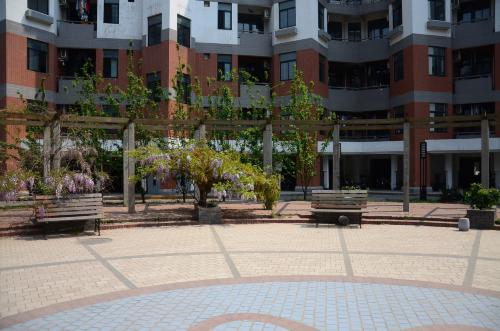
#> input picture Points Matching/imgs/01/kk1_medium05.jpg, 500 x 331 px; its folder holds 2 pictures in this run
$ python main.py   (older library calls are emulated)
#> lines starting #> are read from the running program, lines starting #| are printed output that depends on the picture; after the words box and inside, x2 and y2 are one past the last pixel; in counts of white or black regions, pixels touching at a corner belong together
### Points Matching/panorama.py
import numpy as np
from skimage.feature import ORB, match_descriptors
from skimage.color import rgb2gray
from skimage.transform import ProjectiveTransform, AffineTransform
from skimage.transform import warp
from skimage.filters import gaussian
from numpy.linalg import inv

DEFAULT_TRANSFORM = ProjectiveTransform


def find_orb(img, n_keypoints = 500):
    """Find keypoints and their descriptors in image.

    img ((W, H, 3)  np.ndarray) : 3-channel image
    n_keypoints (int) : number of keypoints to find

    Returns:
        (N, 2)  np.ndarray : keypoints
        (N, 256)  np.ndarray, type=np.bool  : descriptors
    """
    descriptor_extractor = ORB(n_keypoints = n_keypoints)

    descriptor_extractor.detect_and_extract(rgb2gray(img))
    keypoints = descriptor_extractor.keypoints
    descriptors = descriptor_extractor.descriptors

    return keypoints, descriptors


def center_and_normalize_points(points):
    """Center the image points, such that the new coordinate system has its
    origin at the centroid of the image points.

    Normalize the image points, such that the mean distance from the points
    to the origin of the coordinate system is sqrt(2).

    points ((N, 2) np.ndarray) : the coordinates of the image points

    Returns:
        (3, 3) np.ndarray : the transformation matrix to obtain the new points
        (N, 2) np.ndarray : the transformed image points
    """
    points = points.astype(np.float64)

    pointsh = np.row_stack([points.T, np.ones((points.shape[0]), )])

    C_x = np.mean(points[:, 0])
    C_y = np.mean(points[:, 1])

    N = np.mean(np.sqrt((points[:,0] - C_x)**2 +  (points[:,1] - C_y)**2))
    N = np.sqrt(2) / N

    M = np.array([
        [N, 0, -N*C_x],
        [0, N, -N*C_y],
        [0, 0, 1]
    ])

    transformed_points = np.dot(M, pointsh)
    return M, transformed_points


def find_homography(src_keypoints, dest_keypoints):
    """Estimate homography matrix from two sets of N (4+) corresponding points.

    src_keypoints ((N, 2) np.ndarray) : source coordinates
    dest_keypoints ((N, 2) np.ndarray) : destination coordinates

    Returns:
        ((3, 3) np.ndarray) : homography matrix
    """

    src_matrix, src = center_and_normalize_points(src_keypoints)
    dest_matrix, dest = center_and_normalize_points(dest_keypoints)
    a_x = np.concatenate([-src.T, np.zeros_like(src.T), src.T * dest[0][:, None]], axis = 1)
    a_y = np.concatenate([np.zeros_like(src.T), -src.T, src.T * dest[1][:, None]], axis = 1)

    A = []
    for i in range(a_x.shape[0]):
        A.extend([a_x[i], a_y[i]])
    A = np.row_stack(A)

    u, s, vh = np.linalg.svd(A, full_matrices = True)

    h = vh[-1, :].reshape((3,3))

    H = np.dot(np.dot(np.linalg.inv(dest_matrix), h), src_matrix)
    return H


def ransac_transform(src_keypoints, src_descriptors, dest_keypoints, dest_descriptors, max_trials = 500, residual_threshold = 1.9, return_matches=False):
    """Match keypoints of 2 images and find ProjectiveTransform using RANSAC algorithm.

    src_keypoints ((N, 2) np.ndarray) : source coordinates
    src_descriptors ((N, 256) np.ndarray) : source descriptors
    dest_keypoints ((N, 2) np.ndarray) : destination coordinates
    dest_descriptors ((N, 256) np.ndarray) : destination descriptors
    max_trials (int) : maximum number of iterations for random sample selection.
    residual_threshold (float) : maximum distance for a data point to be classified as an inlier.
    return_matches (bool) : if True function returns matches

    Returns:
        skimage.transform.ProjectiveTransform : transform of source image to destination image
        (Optional)(N, 2) np.ndarray : inliers' indexes of source and destination images
    """

    matches = match_descriptors(src_descriptors, dest_descriptors)

    best_inliers = np.zeros((0,))

    for i in range(max_trials):
        choise_idx = np.arange(matches.shape[0])
        np.random.shuffle(choise_idx)
        choise_idx = choise_idx[:4]

        H = find_homography(src_keypoints[matches[choise_idx, 0]], dest_keypoints[matches[choise_idx, 1]])
        transform = ProjectiveTransform(H)

        inliers_idx = np.nonzero(np.linalg.norm(dest_keypoints[matches[:, 1]] - transform(src_keypoints[matches[:, 0]]), axis=1) < residual_threshold)[0]
        if inliers_idx.shape[0] > best_inliers.shape[0]:
            best_inliers = np.copy(inliers_idx)

    H = find_homography(src_keypoints[matches[best_inliers, 0]], dest_keypoints[matches[best_inliers, 1]])
    transform = ProjectiveTransform(H)

    if return_matches:
        return transform, matches[best_inliers]

#     print(best_inliers.shape[0])
#     print()
    return transform

def find_simple_center_warps(forward_transforms):
    """Find transformations that transform each image to plane of the central image.

    forward_transforms (Tuple[N]) : - pairwise transformations

    Returns:
        Tuple[N + 1] : transformations to the plane of central image
    """
    image_count = len(forward_transforms) + 1
    center_index = (image_count - 1) // 2

    result = [None] * image_count
    result[center_index] = DEFAULT_TRANSFORM()

    for i in reversed(range(0, center_index)):
        result[i] = forward_transforms[i] + result[i + 1]

    for i in range(center_index + 1, image_count):
        result[i] = ProjectiveTransform(np.linalg.inv(forward_transforms[i - 1].params)) + result[i - 1]

    return tuple(result)


def get_corners(image_collection, center_warps):
    """Get corners' coordinates after transformation."""
    for img, transform in zip(image_collection, center_warps):
        height, width, _ = img.shape
        corners = np.array([[0, 0],
                            [height, 0],
                            [height, width],
                            [0, width]])

        yield transform(corners)[:, ::-1]


def get_min_max_coords(corners):
    """Get minimum and maximum coordinates of corners."""
    corners = np.concatenate(corners)
    return corners.min(axis=0), corners.max(axis=0)


def get_final_center_warps(image_collection, simple_center_warps):
    """Find final transformations.

        image_collection (Tuple[N]) : list of all images
        simple_center_warps (Tuple[N])  : transformations unadjusted for shift

        Returns:
            Tuple[N] : final transformations
            output_shape
        """

    corners = tuple(get_corners(image_collection, simple_center_warps))
    min_coords, max_coords = get_min_max_coords(corners)

    # shift to positive quarter
    final_warps = []
    for transform in simple_center_warps:
        final_warps.append(transform + AffineTransform(translation=-min_coords[::-1]))

    final_corners = tuple(get_corners(image_collection, final_warps))
    final_min, final_max = get_min_max_coords(final_corners)

    return tuple(final_warps), tuple((final_max - final_min)[::-1].astype(np.int32))

def rotate_transform_matrix(transform):
    """Rotate matrix so it can be applied to row:col coordinates."""
    matrix = transform.params[(1, 0, 2), :][:, (1, 0, 2)]
    return type(transform)(matrix)


def warp_image(image, transform, output_shape):
    """Apply transformation to an image and its mask

    image ((W, H, 3)  np.ndarray) : image for transformation
    transform (skimage.transform.ProjectiveTransform): transformation to apply
    output_shape (int, int) : shape of the final pano

    Returns:
        (W, H, 3)  np.ndarray : warped image
        (W, H)  np.ndarray : warped mask
    """
    # your code here
    mask = np.ones(image.shape[:2])
    rotated_transform_inv = rotate_transform_matrix(ProjectiveTransform(np.linalg.inv(transform.params)))

    warped_image = warp(image, rotated_transform_inv, mode='constant', output_shape = output_shape)
    warped_mask = warp(mask, rotated_transform_inv, mode='constant', output_shape = output_shape)

    return warped_image, warped_mask.astype(np.bool8)


def merge_pano(image_collection, final_center_warps, output_shape):
    """ Merge the whole panorama

    image_collection (Tuple[N]) : list of all images
    final_center_warps (Tuple[N])  : transformations
    output_shape (int, int) : shape of the final pano

    Returns:
        (output_shape) np.ndarray: final pano
    """
    result = np.zeros(output_shape + (3,))
    result_mask = np.zeros(output_shape, dtype=np.bool8)
    for i, img in enumerate(image_collection):
        warped_image, warped_mask = warp_image(img, final_center_warps[i], output_shape)

        not_intersection_mask = (warped_mask ^ result_mask)
        result += warped_image*not_intersection_mask[:, :, None]

        result_mask += not_intersection_mask

    return result


# [168 lines left out: functions get_gaussian_pyramid, get_laplacian_pyramid, merge_laplacian_pyramid, increase_contrast, gaussian_merge_pano, cylindrical_inverse_map and 1 more, not called in this run]

### Points Matching/main.py
#!/usr/bin/env python3

import panorama
import plots

from skimage import io
import numpy as np

# ------------------------------------------------------------------------------------------
# Part 0
# ------------------------------------------------------------------------------------------

code = '01'

pano_image_collection = io.ImageCollection(f"imgs/{code}/*.jpg",
                                           load_func=lambda f: io.imread(f).astype(np.float64) / 255)
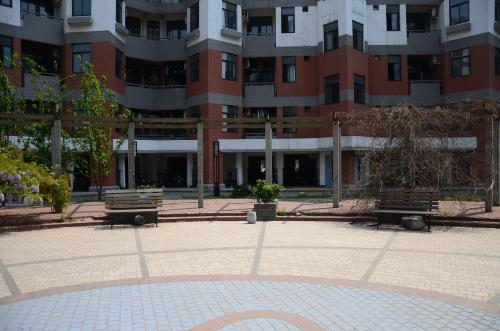
#> input picture Points Matching/imgs/01/kk1_medium06.jpg, 500 x 331 px
#> pano_image_collection = 2 items
# plots.plot_collage(pano_image_collection, title=f"Image collection size: {len(pano_image_collection)}")


# ------------------------------------------------------------------------------------------
# Part 1
# ------------------------------------------------------------------------------------------

img = pano_image_collection[0]
#> img is the input picture: shape (331, 500, 3); mean R, G, B 109.5, 105.2, 99.4
keypoints, descriptors = panorama.find_orb(img)
#> keypoints = 500 pairs, first value 20 to 234, second value 21 to 478

# plots.plot_keypoints(img, keypoints)


# ------------------------------------------------------------------------------------------
# Part 2 and 3
# ------------------------------------------------------------------------------------------

src, dest = pano_image_collection[0], pano_image_collection[1]
#> dest is the input picture: shape (331, 500, 3); mean R, G, B 106.5, 103, 100.5
src_keypoints, src_descriptors = panorama.find_orb(src)
#> src_keypoints has the same summary as keypoints
dest_keypoints, dest_descriptors = panorama.find_orb(dest)
#> dest_keypoints = 500 pairs, first value 20 to 231.6, second value 21 to 476

robust_transform, matches = panorama.ransac_transform(src_keypoints, src_descriptors, dest_keypoints, dest_descriptors, return_matches=True)
#> in ransac_transform, `matches = match_descriptors(src_descriptors, dest_descriptors)`: matches = 180 pairs, first value 1 to 499, second value 0 to 499
#> the loop in ransac_transform, `for i in range(max_trials):` made 500 passes
#> (src_matrix in find_homography, dest_matrix in find_homography, best_inliers) on pass 1: ([[0.0109, 0, -1.49], [0, 0.0109, -2.84], [0, 0, 1]], [[0.0125, 0, -2.01], [0, 0.0125, -2.99], [0, 0, 1]], [7, 106, 125, 160])
#> (src_matrix in find_homography, dest_matrix in find_homography, best_inliers) on pass 2: ([[0.0106, 0, -1.9], [0, 0.0106, -3.36], [0, 0, 1]], [[0.029, 0, -5.64], [0, 0.029, -4.99], [0, 0, 1]], [6, 10, 17, 23, 25, 45, 52, 61, 95, 145, 151, 154, 156, 178])

# plots.plot_inliers(src, dest, src_keypoints, dest_keypoints, matches)


# ------------------------------------------------------------------------------------------
# Part 4
# ------------------------------------------------------------------------------------------

keypoints, descriptors = zip(*(panorama.find_orb(img) for img in pano_image_collection))
forward_transforms = tuple(panorama.ransac_transform(src_kp, src_desc, dest_kp, dest_desc)
                           for src_kp, src_desc, dest_kp, dest_desc
                           in zip(keypoints[:-1], descriptors[:-1], keypoints[1:], descriptors[1:]))


simple_center_warps = panorama.find_simple_center_warps(forward_transforms)
corners = tuple(panorama.get_corners(pano_image_collection, simple_center_warps))
min_coords, max_coords = panorama.get_min_max_coords(corners)
center_img = pano_image_collection[(len(pano_image_collection) - 1) // 2]

# plots.plot_warps(corners, min_coords=min_coords, max_coords=max_coords, img=center_img)


final_center_warps, output_shape = panorama.get_final_center_warps(pano_image_collection, simple_center_warps)
#> the loop in get_final_center_warps, `for transform in simple_center_warps:` made 2 passes
corners = tuple(panorama.get_corners(pano_image_collection, final_center_warps))

# plots.plot_warps(corners, output_shape=output_shape)

# ------------------------------------------------------------------------------------------
# Part 5
# ------------------------------------------------------------------------------------------

result = panorama.merge_pano(pano_image_collection, final_center_warps, output_shape)
#> the loop in merge_pano, `for i, img in enumerate(image_collection):` made 2 passes
#> pass 1, in warp_image, `warped_image = warp(image, rotated_transform_inv, mode='constant', out..`:
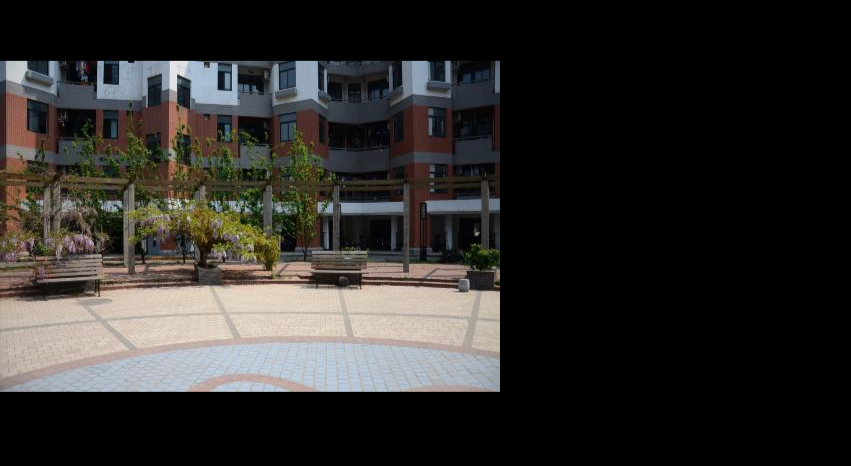
#> warped_image: shape (466, 851, 3) float64; mean R, G, B 0.179, 0.172, 0.163
#> pass 1, in warp_image, `warped_mask = warp(mask, rotated_transform_inv, mode='constant', outpu..`:
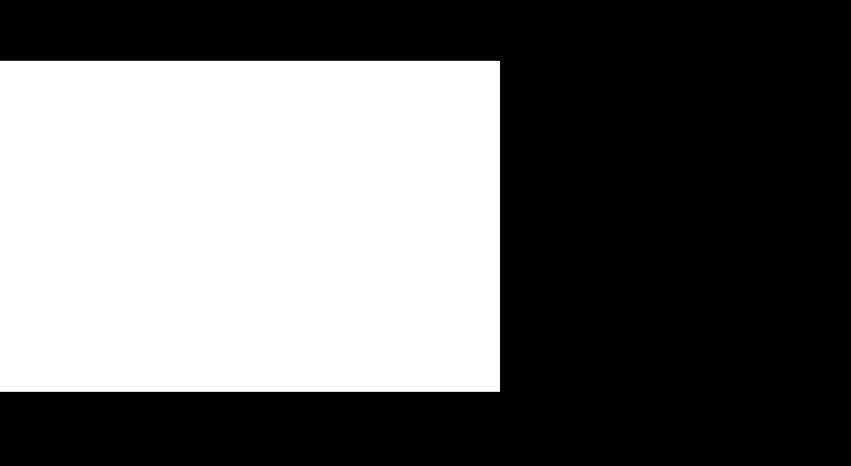
#> warped_mask: shape (466, 851) float64; min 0, max 1, mean 0.417
#> pass 1, in merge_pano, `warped_image, warped_mask = warp_image(img, final_center_warps[i], out..`:
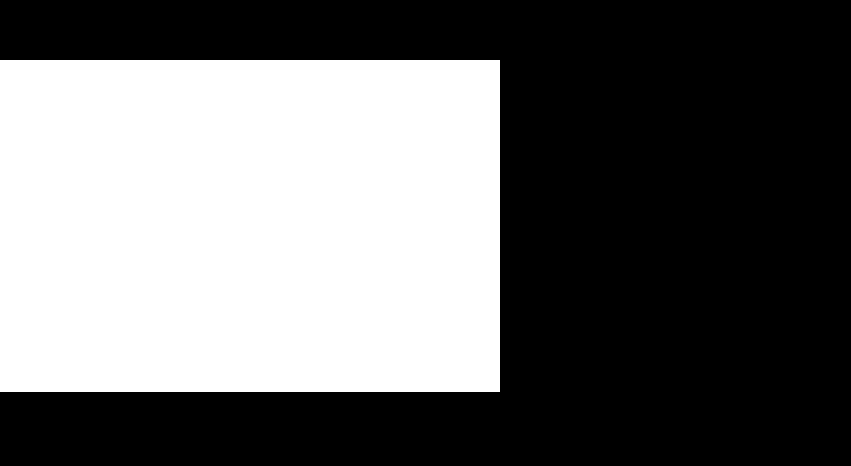
#> warped_mask: shape (466, 851) bool; 41.9% white; 1 white region, box (x1, y1, x2, y2) and area: (0, 60, 500, 392) 166000
#> pass 2, in warp_image (call 2), `warped_image = warp(image, rotated_transform_inv, mode='constant', out..`:
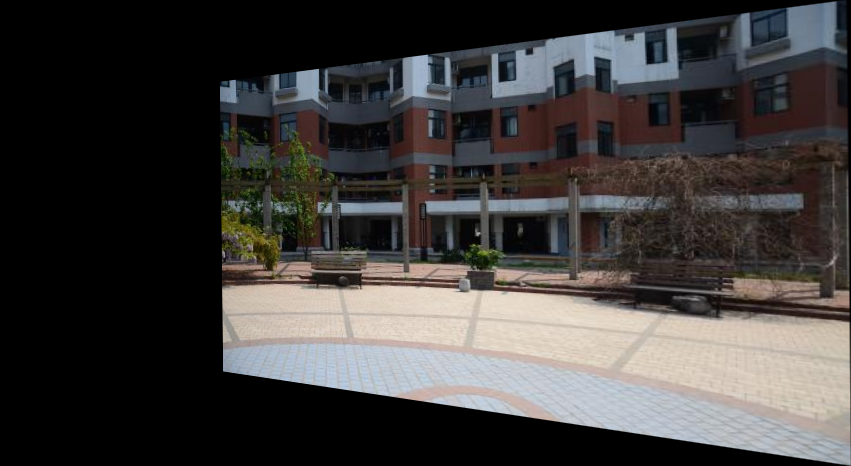
#> warped_image: shape (466, 851, 3) float64; mean R, G, B 0.25, 0.24, 0.236
#> after the loop in merge_pano, `for i, img in enumerate(image_collection):`:
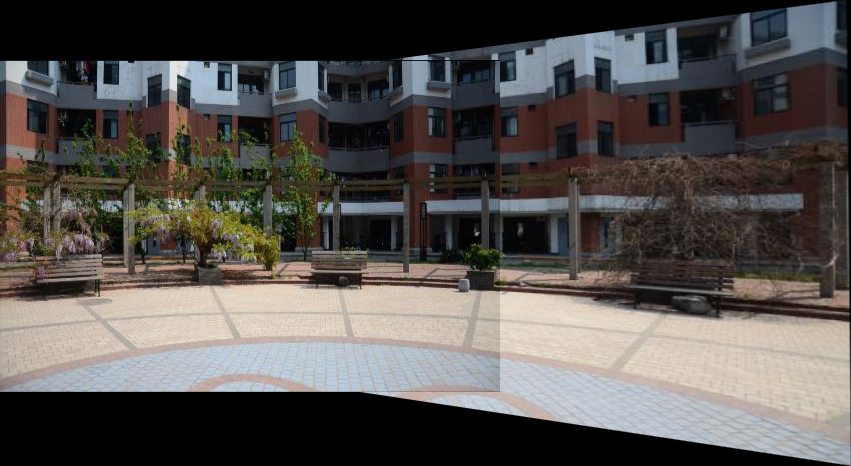
#> result: shape (466, 851, 3) float64; mean R, G, B 0.336, 0.322, 0.31
#> after the loop in merge_pano, `for i, img in enumerate(image_collection):`:
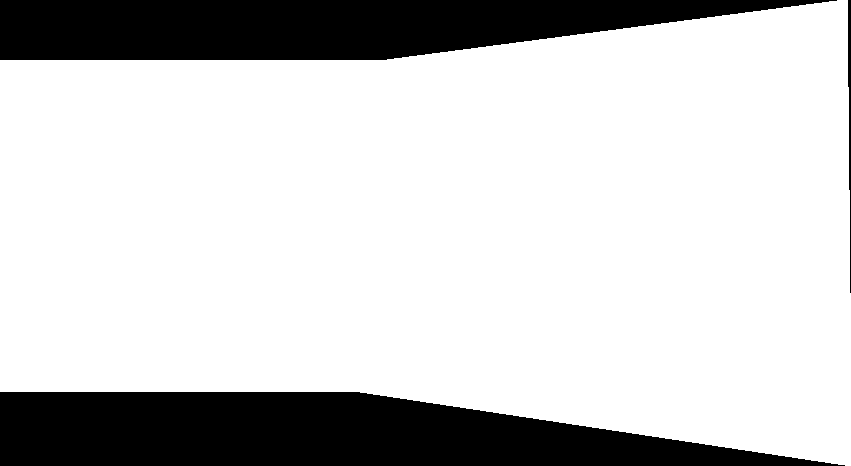
#> result_mask: shape (466, 851) bool; 79.4% white; 3 black regions, box (x1, y1, x2, y2) and area: (0, 392, 845, 466) 44573, (0, 0, 837, 60) 36705, (848, 0, 851, 293) 570

# plots.plot_result(result)
#> (the run stopped early here; a loop or call above may not have finished)
